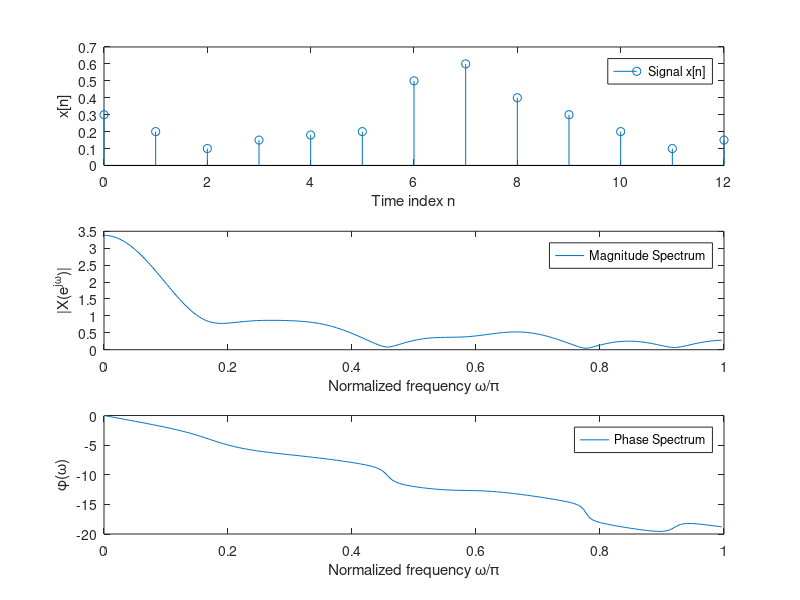

Write the MATLAB code that produced this figure.
% Program demo_1_1
% Computation of Discrete-Time Fourier Transform
% signal {x[n]}

clc;
clear all;
close all;

x = [0.3,0.2,0.1,0.15 ,0.18,0.20,0.5,0.6,0.4,0.3,0.2,0.1,0.15 ]; % Test signal
L = length(x);
N = 256 ;
[X,w] = freqz(x,1,N); % Computation of the signal spectrum
mag = abs(X); % Magnitude spectrum
phase = angle(X); % Phase spectrum
figure(1)
subplot(3,1,1), stem(0:L-1,x),
legend('Signal {x[n]}'), xlabel('Time index n'), ylabel('x[n]')
subplot(3,1,2), plot(w/pi,mag),
legend('Magnitude Spectrum'), xlabel('Normalized frequency \omega/\pi'), ylabel('|X(e^{j\omega})|')
subplot(3,1,3), plot(w/pi,unwrap(phase)),
legend('Phase Spectrum'), xlabel('Normalized frequency \omega/\pi') , ylabel('\phi(\omega)')